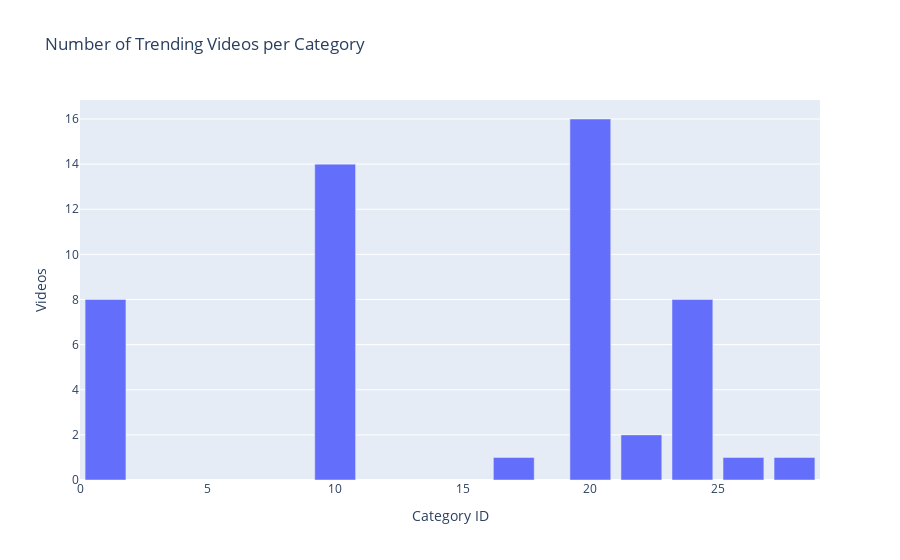
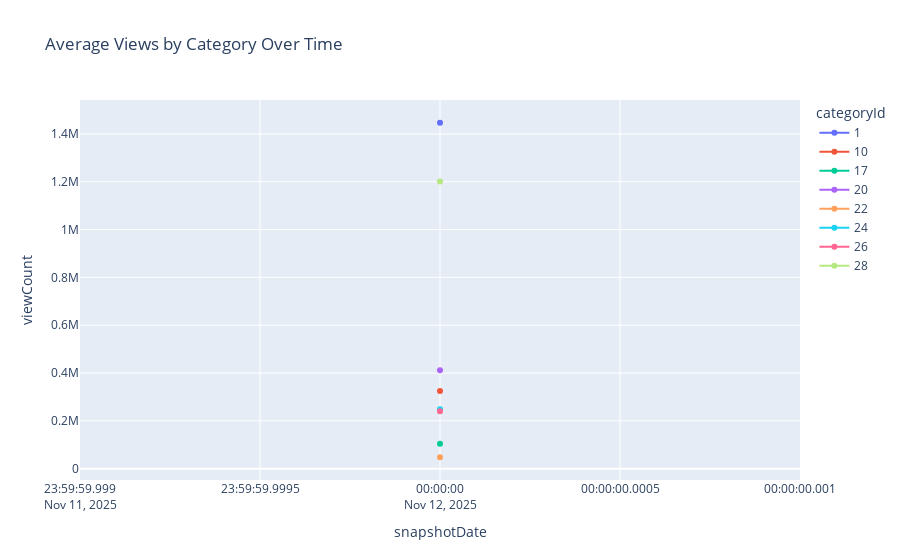
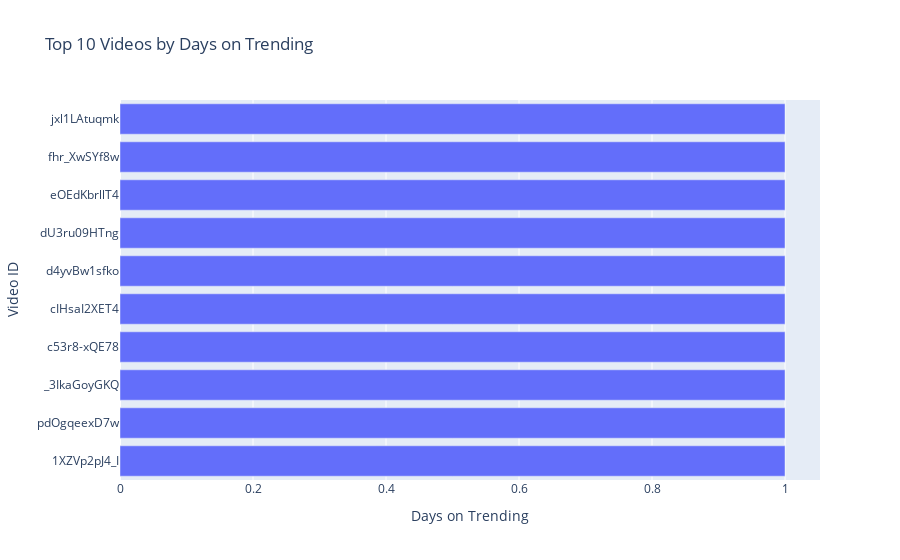
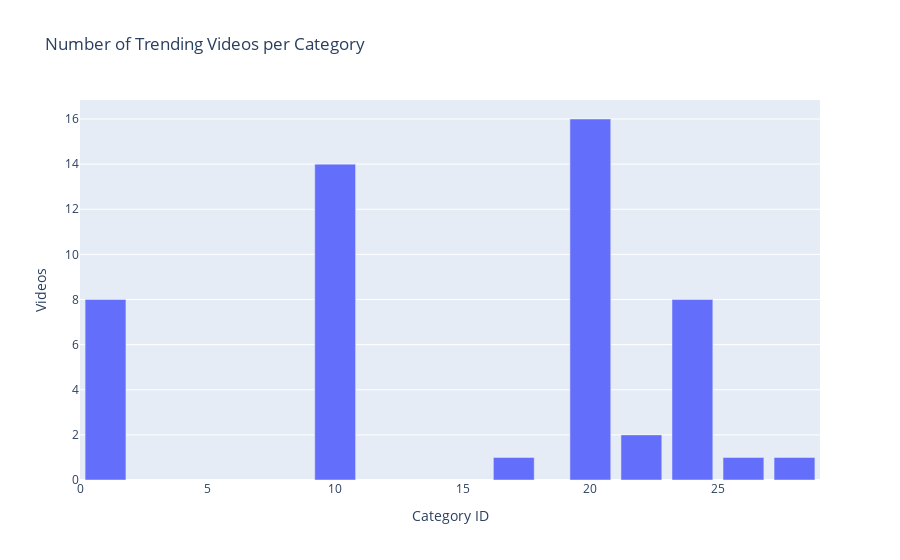

The notebook cell saved with these charts, in order:
### Code cell
import plotly.express as px

category_counts = all_data.groupby("categoryId")["videoId"].nunique().reset_index()
fig = px.bar(category_counts, x="categoryId", y="videoId", 
             title="Number of Trending Videos per Category", 
             labels={"videoId":"Videos", "categoryId":"Category ID"})
fig.show()

avg_views = all_data.groupby(["snapshotDate", "categoryId"])["viewCount"].mean().reset_index()
fig = px.line(avg_views, x="snapshotDate", y="viewCount", color="categoryId",
              markers=True, title="Average Views by Category Over Time")
fig.show()

top_videos = time_on_trending.sort_values("days_on_trending", ascending=False).head(10)
fig = px.bar(top_videos, x="days_on_trending", y="videoId", orientation="h",
             title="Top 10 Videos by Days on Trending", labels={"days_on_trending":"Days on Trending", "videoId":"Video ID"})
fig.show()

import plotly.express as px

# 1️⃣ Number of Trending Videos per Category
category_counts = all_data.groupby("categoryId")["videoId"].nunique().reset_index()
fig = px.bar(category_counts, x="categoryId", y="videoId", 
             title="Number of Trending Videos per Category", 
             labels={"videoId":"Videos", "categoryId":"Category ID"})
fig.show()

# 2️⃣ Average Views by Category Over Time
avg_views = all_data.groupby(["snapshotDate", "categoryId"])["viewCount"].mean().reset_index()
fig = px.line(avg_views, x="snapshotDate", y="viewCount", color="categoryId",
              markers=True, title="Average Views by Category Over Time")
fig.show()

# 3️⃣ Top 10 Videos by Days on Trending
top_videos = time_on_trending.sort_values("days_on_trending", ascending=False).head(10)
fig = px.bar(top_videos, x="days_on_trending", y="videoId", orientation="h",
             title="Top 10 Videos by Days on Trending", labels={"days_on_trending":"Days on Trending", "videoId":"Video ID"})
fig.show()

from collections import Counter
import plotly.express as px

# Flatten all tags into a single list
all_tags = all_data['tags'].dropna().apply(lambda x: x if isinstance(x, list) else []).sum()

# Count frequencies
tag_counts = Counter(all_tags)

# Convert to DataFrame
tag_df = pd.DataFrame(tag_counts.items(), columns=['tag', 'count']).sort_values('count', ascending=False).head(20)  # top 20

tag_df

### Figure 1 — Plotly figure (JSON) as saved in the notebook; plotly's stock layout.template omitted (floating-point values rounded to 4 significant figures)
{"data": [{"alignmentgroup": "True", "hovertemplate": "Category ID=%{x}<br>Videos=%{y}<extra></extra>", "legendgroup": "", "marker": {"color": "#636efa", "pattern": {"shape": ""}}, "name": "", "offsetgroup": "", "orientation": "v", "showlegend": false, "textposition": "auto", "type": "bar", "x": [1, 10, 17, 20, 22, 24, 26, 28], "xaxis": "x", "y": [8, 14, 1, 16, 2, 8, 1, 1], "yaxis": "y"}], "layout": {"barmode": "relative", "legend": {"tracegroupgap": 0}, "title": {"text": "Number of Trending Videos per Category"}, "xaxis": {"anchor": "y", "domain": [0, 1], "title": {"text": "Category ID"}}, "yaxis": {"anchor": "x", "domain": [0, 1], "title": {"text": "Videos"}}}}

### Figure 2 — Plotly figure (JSON) as saved in the notebook; plotly's stock layout.template omitted (floating-point values rounded to 4 significant figures)
{"data": [{"hovertemplate": "categoryId=1<br>snapshotDate=%{x}<br>viewCount=%{y}<extra></extra>", "legendgroup": "1", "line": {"color": "#636efa", "dash": "solid"}, "marker": {"symbol": "circle"}, "mode": "lines+markers", "name": "1", "orientation": "v", "showlegend": true, "type": "scatter", "x": ["2025-11-12T00:00:00"], "xaxis": "x", "y": [1447000.0], "yaxis": "y"}, {"hovertemplate": "categoryId=10<br>snapshotDate=%{x}<br>viewCount=%{y}<extra></extra>", "legendgroup": "10", "line": {"color": "#EF553B", "dash": "solid"}, "marker": {"symbol": "circle"}, "mode": "lines+markers", "name": "10", "orientation": "v", "showlegend": true, "type": "scatter", "x": ["2025-11-12T00:00:00"], "xaxis": "x", "y": [325200.0], "yaxis": "y"}, {"hovertemplate": "categoryId=17<br>snapshotDate=%{x}<br>viewCount=%{y}<extra></extra>", "legendgroup": "17", "line": {"color": "#00cc96", "dash": "solid"}, "marker": {"symbol": "circle"}, "mode": "lines+markers", "name": "17", "orientation": "v", "showlegend": true, "type": "scatter", "x": ["2025-11-12T00:00:00"], "xaxis": "x", "y": [104562], "yaxis": "y"}, {"hovertemplate": "categoryId=20<br>snapshotDate=%{x}<br>viewCount=%{y}<extra></extra>", "legendgroup": "20", "line": {"color": "#ab63fa", "dash": "solid"}, "marker": {"symbol": "circle"}, "mode": "lines+markers", "name": "20", "orientation": "v", "showlegend": true, "type": "scatter", "x": ["2025-11-12T00:00:00"], "xaxis": "x", "y": [411500.0], "yaxis": "y"}, {"hovertemplate": "categoryId=22<br>snapshotDate=%{x}<br>viewCount=%{y}<extra></extra>", "legendgroup": "22", "line": {"color": "#FFA15A", "dash": "solid"}, "marker": {"symbol": "circle"}, "mode": "lines+markers", "name": "22", "orientation": "v", "showlegend": true, "type": "scatter", "x": ["2025-11-12T00:00:00"], "xaxis": "x", "y": [47793], "yaxis": "y"}, {"hovertemplate": "categoryId=24<br>snapshotDate=%{x}<br>viewCount=%{y}<extra></extra>", "legendgroup": "24", "line": {"color": "#19d3f3", "dash": "solid"}, "marker": {"symbol": "circle"}, "mode": "lines+markers", "name": "24", "orientation": "v", "showlegend": true, "type": "scatter", "x": ["2025-11-12T00:00:00"], "xaxis": "x", "y": [249000.0], "yaxis": "y"}, {"hovertemplate": "categoryId=26<br>snapshotDate=%{x}<br>viewCount=%{y}<extra></extra>", "legendgroup": "26", "line": {"color": "#FF6692", "dash": "solid"}, "marker": {"symbol": "circle"}, "mode": "lines+markers", "name": "26", "orientation": "v", "showlegend": true, "type": "scatter", "x": ["2025-11-12T00:00:00"], "xaxis": "x", "y": [240361], "yaxis": "y"}, {"hovertemplate": "categoryId=28<br>snapshotDate=%{x}<br>viewCount=%{y}<extra></extra>", "legendgroup": "28", "line": {"color": "#B6E880", "dash": "solid"}, "marker": {"symbol": "circle"}, "mode": "lines+markers", "name": "28", "orientation": "v", "showlegend": true, "type": "scatter", "x": ["2025-11-12T00:00:00"], "xaxis": "x", "y": [1200965], "yaxis": "y"}], "layout": {"legend": {"title": {"text": "categoryId"}, "tracegroupgap": 0}, "title": {"text": "Average Views by Category Over Time"}, "xaxis": {"anchor": "y", "domain": [0, 1], "title": {"text": "snapshotDate"}}, "yaxis": {"anchor": "x", "domain": [0, 1], "title": {"text": "viewCount"}}}}

### Figure 3 — Plotly figure (JSON) as saved in the notebook; plotly's stock layout.template omitted (floating-point values rounded to 4 significant figures)
{"data": [{"alignmentgroup": "True", "hovertemplate": "Days on Trending=%{x}<br>Video ID=%{y}<extra></extra>", "legendgroup": "", "marker": {"color": "#636efa", "pattern": {"shape": ""}}, "name": "", "offsetgroup": "", "orientation": "h", "showlegend": false, "textposition": "auto", "type": "bar", "x": [1, 1, 1, 1, 1, 1, 1, 1, 1, 1], "xaxis": "x", "y": ["1XZVp2pJ4_I", "pdOgqeexD7w", "_3IkaGoyGKQ", "c53r8-xQE78", "cIHsaI2XET4", "d4yvBw1sfko", "dU3ru09HTng", "eOEdKbrllT4", "fhr_XwSYf8w", "jxl1LAtuqmk"], "yaxis": "y"}], "layout": {"barmode": "relative", "legend": {"tracegroupgap": 0}, "title": {"text": "Top 10 Videos by Days on Trending"}, "xaxis": {"anchor": "y", "domain": [0, 1], "title": {"text": "Days on Trending"}}, "yaxis": {"anchor": "x", "domain": [0, 1], "title": {"text": "Video ID"}}}}

### Figure 4 — Plotly figure (JSON) as saved in the notebook; plotly's stock layout.template omitted (floating-point values rounded to 4 significant figures)
{"data": [{"alignmentgroup": "True", "hovertemplate": "Category ID=%{x}<br>Videos=%{y}<extra></extra>", "legendgroup": "", "marker": {"color": "#636efa", "pattern": {"shape": ""}}, "name": "", "offsetgroup": "", "orientation": "v", "showlegend": false, "textposition": "auto", "type": "bar", "x": [1, 10, 17, 20, 22, 24, 26, 28], "xaxis": "x", "y": [8, 14, 1, 16, 2, 8, 1, 1], "yaxis": "y"}], "layout": {"barmode": "relative", "legend": {"tracegroupgap": 0}, "title": {"text": "Number of Trending Videos per Category"}, "xaxis": {"anchor": "y", "domain": [0, 1], "title": {"text": "Category ID"}}, "yaxis": {"anchor": "x", "domain": [0, 1], "title": {"text": "Videos"}}}}
